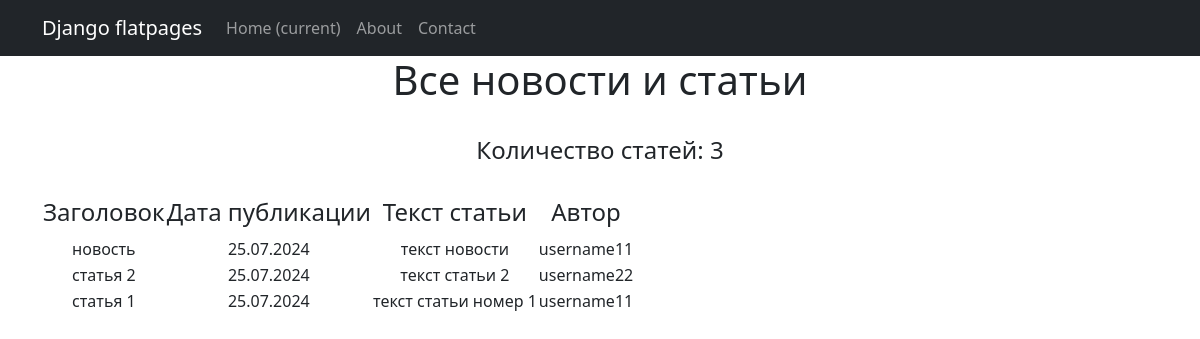
Page /news/ on the committed database.
### news/models.py (models this page shows, shortened)
class Post(models.Model):
    author = models.ForeignKey(Author, on_delete=models.CASCADE)
    content_type = models.CharField(max_length=10, choices=[
        ('статья', 'Статья'), ('новость', 'Новость')])
    creation_date = models.DateTimeField(auto_now_add=True)
    categories = models.ManyToManyField(Category, through='PostCategory',
                                        related_name='PostCategory')
    title = models.CharField(max_length=255)
    text = models.TextField()
    rating = models.IntegerField(default=0)

class Author(models.Model):
    user = models.OneToOneField(User, on_delete=models.CASCADE)
    rating = models.IntegerField()

### news/views.py (the view)
# urls.py: path('', PostList.as_view()),
class PostList(ListView):
    model = Post
    ordering = '-creation_date'
    template_name = 'news.html'
    context_object_name = 'news'

### templates/news.html (shortened to what this page needs)
{% extends 'flatpages/default.html' %}
{% load custom_filters %}!
{% block content %}
<div class="text-center">
<h1>Все новости и статьи</h1>
<br>
{% if news %}
    <h4>Количество статей:
    {{ news|length }}</h4>
</div>
<br>
       <table>
           <tr>
               <td><h4>Заголовок</h4></td>
               <td><h4>Дата публикации</h4></td>
               <td><h4>Текст статьи</h4></td>
               <td><h4>Автор</h4></td>
           </tr>
           {% for post in news %}
           <tr>
               <td>{{ post.title|censor}}</td>
               <td>{{ post.creation_date|date:'d.m.Y' }}</td>
               <td>{{ post.text|truncatechars:20|censor }}</td>
               <td>{{ post.author.user }}</td>
           </tr>
           {% endfor %}
       </table>
   {% else %}
       <h2>Пока новостей нет!</h2>
   {% endif %}
{% endblock content %}

### templates/flatpages/default.html (shortened to what this page needs)
<!DOCTYPE html>
<html lang="en">
    <head>
        {% load static %}
        <link href="{% static 'css/styles.css' %}" rel="stylesheet" />
    </head>
    <body>
<nav class="navbar navbar-expand-lg navbar-dark bg-dark static-top">
   <div class="container">
       <a class="navbar-brand" href="#">Django flatpages</a>
       <div class="collapse navbar-collapse" id="navbarResponsive">
           <ul class="navbar-nav ml-auto">
               <li class="nav-item active">
                   <a class="nav-link" href="#">Home
                       <span class="sr-only">(current)</span>
                   </a>
               </li>
               <li class="nav-item">
                   <a class="nav-link" href="/about/">About</a>
               </li>
               <li class="nav-item">
                   <a class="nav-link" href="/contacts/">Contact</a>
               </li>
           </ul>
       </div>
   </div>
</nav>
        <div class="container">
   <div class="row">
       <div class="col-lg-12 text-center">
           {% block content %}{% endblock content %}
       </div>
   </div>
</div>
    </body>
</html>

### rows in the picture
Post: title|censor "новость", creation_date "25.07.2024", text|censor "текст новости", author.user "username11"
Post: title|censor "статья 2", creation_date "25.07.2024", text|censor "текст статьи 2", author.user "username22"
Post: title|censor "статья 1", creation_date "25.07.2024", text|censor "текст статьи номер 1", author.user "username11"

### other values in the picture
{{ news|length }} "3"
